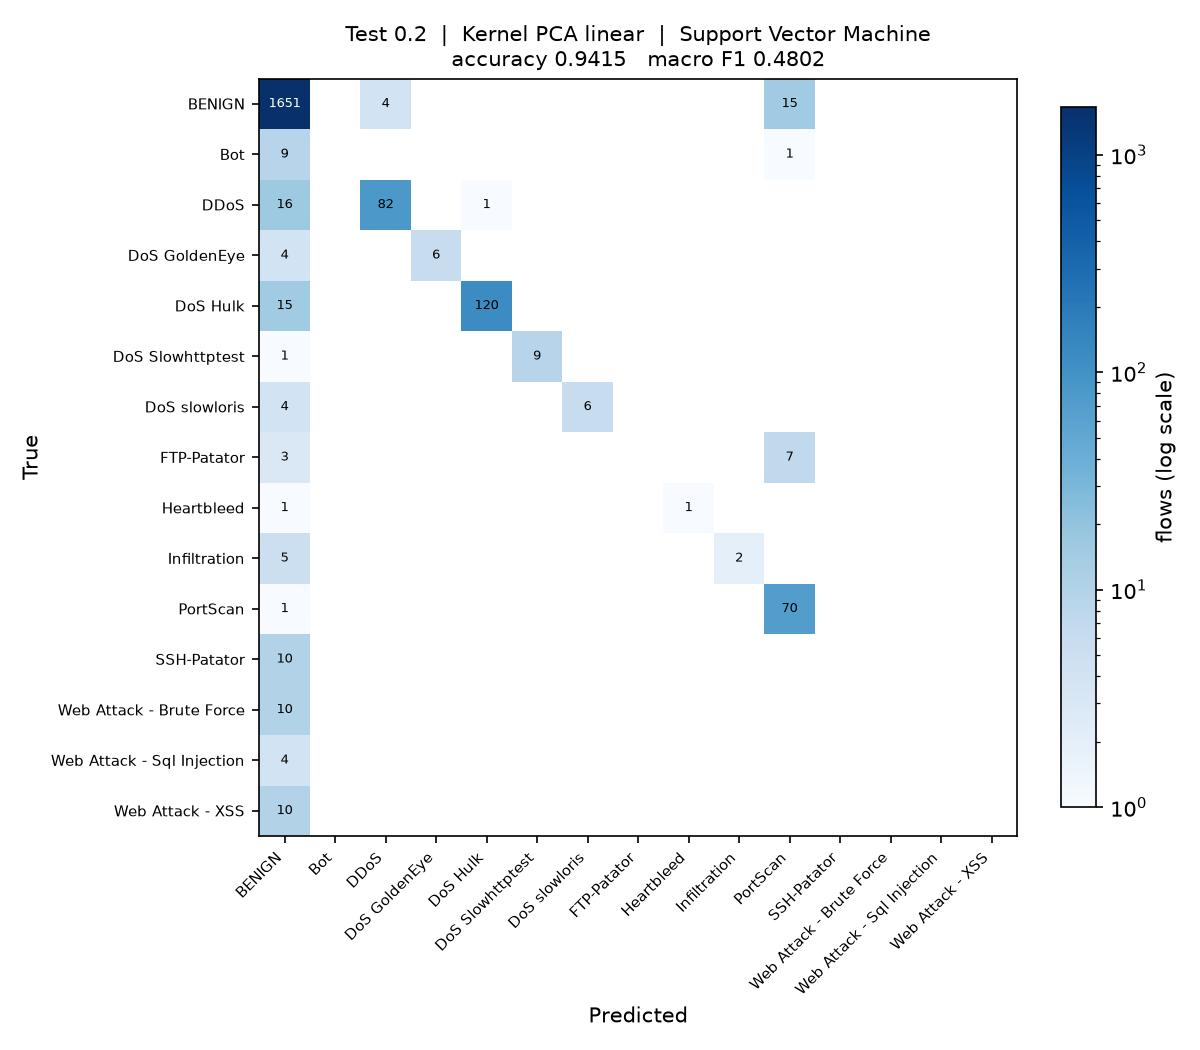

The script that saved this image:
"""
Test_0.2_DR_LIN_SVM

Test size 0.2  |  Kernel PCA (linear)  |  Support Vector Machine  (reference sheet #15)

Run on its own:

    python Test_0.2_DR_LIN_SVM.py

Writes Test_0.2_DR_LIN_SVM.jpg (confusion matrix) and appends one row to
results/75_runs.csv.
"""

import os
import sys
import time
import warnings
from pathlib import Path

import matplotlib
matplotlib.use("Agg")
import matplotlib.pyplot as plt
import numpy as np
import pandas as pd
from sklearn.decomposition import KernelPCA
from sklearn.impute import SimpleImputer
from sklearn.metrics import (accuracy_score, confusion_matrix, f1_score,
                             precision_score, recall_score)
from sklearn.model_selection import train_test_split
from sklearn.preprocessing import LabelEncoder, StandardScaler
from sklearn.svm import SVC

sys.path.insert(0, str(Path(__file__).resolve().parent.parent))
from common import load_sample                      # noqa: E402

warnings.filterwarnings("ignore")

# ----- this run -------------------------------------------------------------
TEST_SIZE = 0.2
KERNEL = "linear"
CLASSIFIER = "SVM"
N_COMPONENTS = 15
# ----------------------------------------------------------------------------

SEED = 0
N_JOBS = max(1, (os.cpu_count() or 2) // 2)
STEM = "Test_0.2_DR_LIN_SVM"
HERE = Path(__file__).resolve().parent
RESULTS = HERE.parent / "results"


def main():
    t0 = time.time()
    df = load_sample(10000, 50, SEED)
    y = LabelEncoder().fit_transform(df["Label"])
    X = df.drop(columns=["Label", "Day"])
    classes = sorted(df["Label"].unique())
    print(f"{len(df):,} flows, {X.shape[1]} features, {len(classes)} classes")

    X_train, X_test, y_train, y_test = train_test_split(
        X, y, test_size=TEST_SIZE, random_state=SEED, stratify=y)

    # mean imputation and scaling, fitted on the training split only
    imputer = SimpleImputer(strategy="mean").fit(X_train)
    scaler = StandardScaler().fit(imputer.transform(X_train))
    X_train = scaler.transform(imputer.transform(X_train))
    X_test = scaler.transform(imputer.transform(X_test))

    # dimensionality reduction: Kernel PCA, fitted on the training split only.
    # arpack keeps the largest positive eigenvalues; the randomized solver ranks
    # them by magnitude and fails on the sigmoid kernel, which is not PSD.
    kpca = KernelPCA(n_components=N_COMPONENTS, kernel=KERNEL,
                     eigen_solver="arpack", random_state=SEED, n_jobs=N_JOBS)
    X_train = kpca.fit_transform(X_train)
    X_test = kpca.transform(X_test)
    print(f"Kernel PCA ({KERNEL}): {X_train.shape[1]} components")

    classifier = SVC(kernel="rbf", probability=True, random_state=SEED)
    classifier.fit(X_train, y_train)
    y_pred = classifier.predict(X_test)

    acc = accuracy_score(y_test, y_pred)
    pre = precision_score(y_test, y_pred, average="macro", zero_division=0)
    rec = recall_score(y_test, y_pred, average="macro", zero_division=0)
    f1 = f1_score(y_test, y_pred, average="macro", zero_division=0)
    pre_w = precision_score(y_test, y_pred, average="weighted", zero_division=0)
    rec_w = recall_score(y_test, y_pred, average="weighted", zero_division=0)
    f1_w = f1_score(y_test, y_pred, average="weighted", zero_division=0)

    print(f"Accuracy  : {acc:.4f}")
    print(f"Precision : {pre:.4f}")
    print(f"Recall    : {rec:.4f}")
    print(f"F1 Score  : {f1:.4f}")

    # confusion matrix image, named to match this script
    cm = confusion_matrix(y_test, y_pred, labels=range(len(classes)))
    fig, ax = plt.subplots(figsize=(8, 7))
    im = ax.imshow(cm, cmap="Blues", norm=matplotlib.colors.LogNorm(vmin=1))
    ax.set_xticks(range(len(classes)), classes, rotation=45, ha="right", fontsize=7)
    ax.set_yticks(range(len(classes)), classes, fontsize=7)
    ax.set_xlabel("Predicted")
    ax.set_ylabel("True")
    ax.set_title(f"Test {TEST_SIZE}  |  Kernel PCA {KERNEL}  |  Support Vector Machine\n"
                 f"accuracy {acc:.4f}   macro F1 {f1:.4f}", fontsize=10)
    for i in range(len(classes)):
        for j in range(len(classes)):
            if cm[i, j]:
                ax.text(j, i, cm[i, j], ha="center", va="center", fontsize=6,
                        color="white" if cm[i, j] > cm.max() / 3 else "black")
    fig.colorbar(im, ax=ax, fraction=0.04, label="flows (log scale)")
    fig.tight_layout()
    fig.savefig(HERE / f"{STEM}.jpg", dpi=150)
    plt.close(fig)

    # one row appended to the shared results table
    RESULTS.mkdir(exist_ok=True)
    row = {"Test": TEST_SIZE, "DR": "LIN", "Clas": CLASSIFIER,
           "Acc": round(acc, 4), "Pre": round(pre, 4), "Rec": round(rec, 4),
           "F1": round(f1, 4),
           "Pre_weighted": round(pre_w, 4), "Rec_weighted": round(rec_w, 4),
           "F1_weighted": round(f1_w, 4),
           "n_components": N_COMPONENTS, "seconds": round(time.time() - t0, 1),
           "script": STEM}
    out = RESULTS / "75_runs.csv"
    old = pd.read_csv(out).to_dict("records") if out.exists() else []
    old = [r for r in old if r.get("script") != STEM]
    pd.DataFrame(old + [row]).to_csv(out, index=False)
    print(f"saved {STEM}.jpg and appended to results/75_runs.csv "
          f"({time.time() - t0:.0f}s)")


if __name__ == "__main__":
    main()
